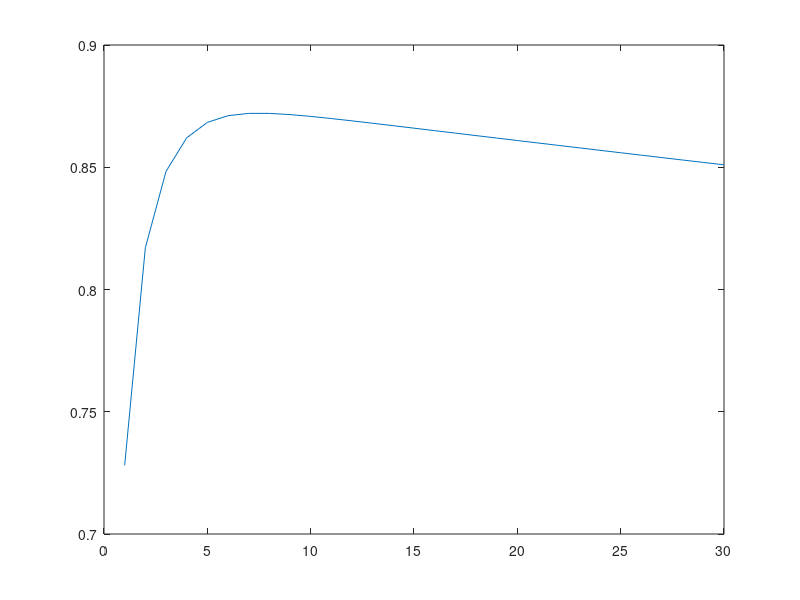

Source code (MATLAB):
% Numerical Example
N=100;%=input('Enter the value of N: ');
x=350;
y=3.85;
dcp=2;
drp=[10,50,100,500];

% Step 1: Compute solutions Tk of Equation (11). Theses solutions are functions of reliability threshold Rth
Rth=0.277;
drp=drp(3);
for k=1:30
    g=k-1;
    if k==1
        A(k)=0;
        B(k)=1;
        T(k)=(x*(((A(k)/x)^y-(log(Rth)/B(k)))^(1/y)))-A(k);
        continue
    end
    a(k)=g/(3*g+2);
    A(k)=A(k-1)+(T(k-1)*a(k));
    bk(k)=(2*g+3)/(g+2);
    B(k)=B(k-1)*bk(k);
    T(k)=(x*(((A(k)/x)^y-(log(Rth)/B(k)))^(1/y)))-A(k);
end

% Step 2: Use solutions in Step 1 to solve Equation (23) with respect to Rth
t=1:1:10;
N=30;%input('Number of maintenance tasks: ');
h1a=(y/x)*((t(1)/x)^(y));
h1b=(t(1)/x)^(y);
s=zeros(1,30);
av=zeros(1,30);
for i=1:N
    for j=1:N
        if j==1
            s(j)=1/(B(j)*0.00001*(A(j)+T(j)));
            continue
        end
        s(j)=s(j-1)+(1/(B(j)*0.00001*(A(j)+T(j))));
    end  
    av(i)=s(i)/((i-1)*1+drp+s(i));
end

% Step 3: Based on Steps 1 & 2, choose N to maximise the function given by Equation (24). From the plot, N=7 is the optimal value of N.
plot(1:30,av)

% Step 4: From results of Steps 1 & 2 together with the optimal number N from Step 3, compute Tk (k = 1, . . . , N),
disp("T1, T2, T3, T4, T5, T6, T7 :")
disp(T(1:7))